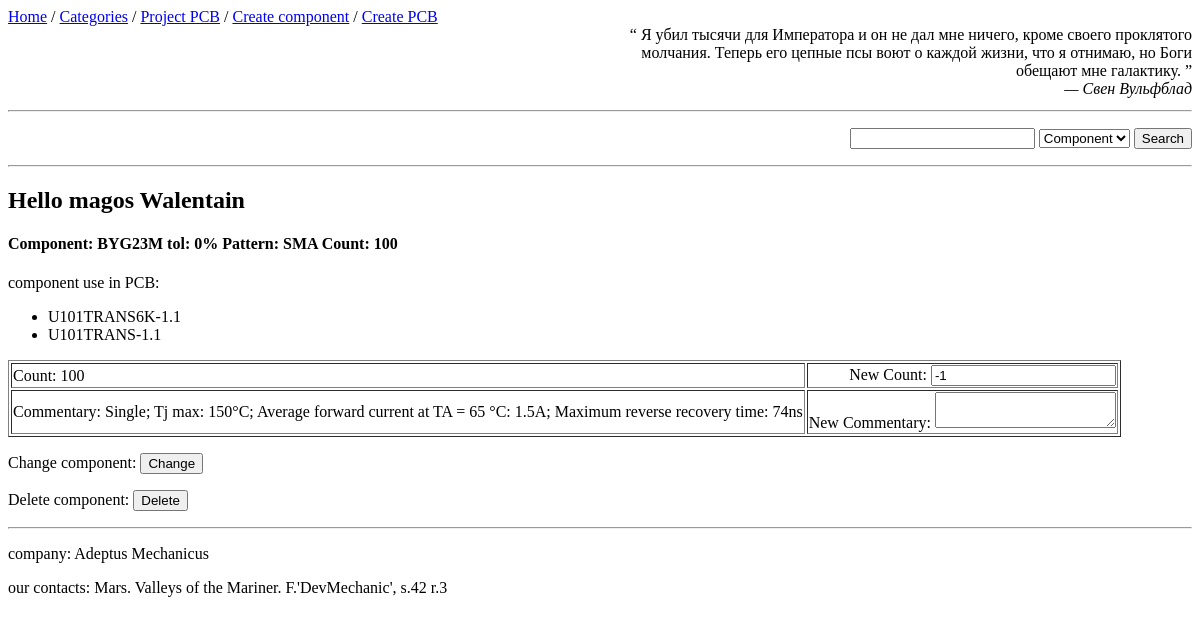
Page /change/5 on the earlier database version.
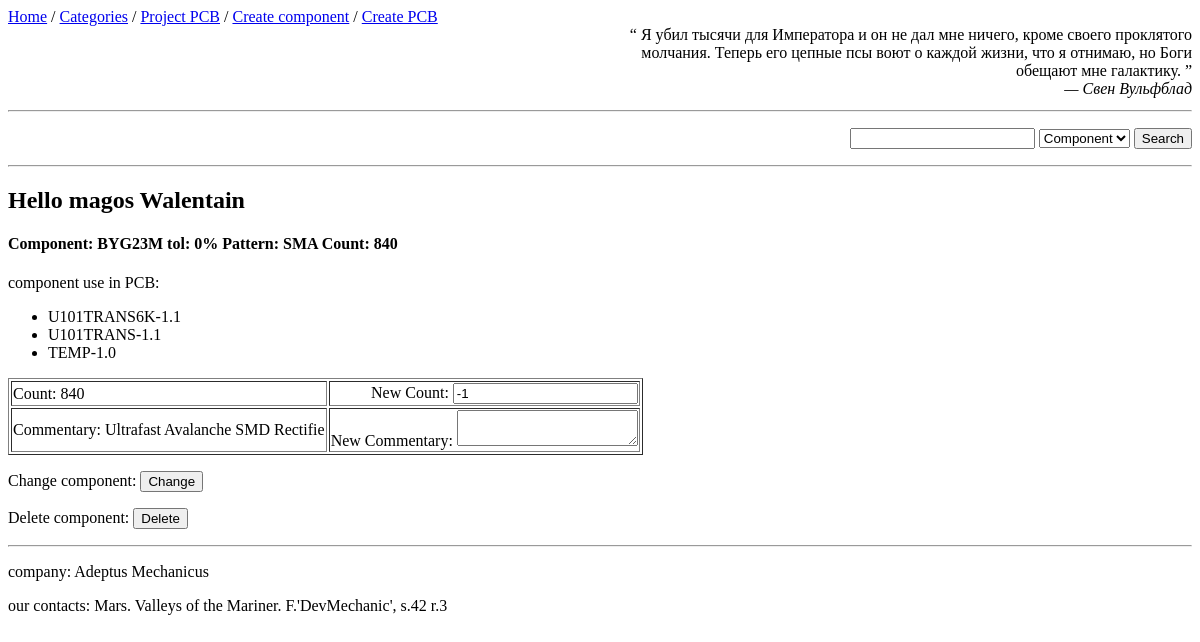
Same page on the later database version.
### app_comp/models.py (models this page shows, shortened)
class Component(db.Model):
    __tablename__ = 'components'
    id = db.Column(db.Integer, primary_key=True)
    value = db.Column(db.String(128), index=True, nullable=False)
    tolerance = db.Column(db.Float, default=None)   # %
    voltage = db.Column(db.Integer, default=None)  # V
    power = db.Column(db.Float, default=None)   # W
    count = db.Column(db.Integer, default=0)
    comment = db.Column(db.Text)
    category_name = db.Column(db.String(128), db.ForeignKey("categories.name"))
    pattern_name = db.Column(db.String(128), db.ForeignKey("patterns.name"))
    pcboards = db.relationship("AssociatedCompPcb",
                               back_populates='component')
    def __str__(self):
        return f'Component: {self.value} tol: {self.tolerance}%\nPattern: {self.pattern_name}\nCount: {self.count}'

class AssociatedCompPcb(db.Model):
    __tablename__ = 'component_pcb'
    pcb_id = db.Column(db.Integer, db.ForeignKey('PCB.id'), primary_key=True)
    comp_id = db.Column(db.Integer, db.ForeignKey('components.id'), primary_key=True)
    comp_count = db.Column(db.Integer)
    component = db.relationship('Component', back_populates='pcboards')
    pcb = db.relationship('PCBoard', back_populates='components')

class PCBoard(db.Model):
    __tablename__ = 'PCB'
    id = db.Column(db.Integer, primary_key=True)
    name = db.Column(db.String(128), nullable=False)
    version = db.Column(db.Float, default=0.0)
    count_boards = db.Column(db.Integer, default=1)
    comment = db.Column(db.Text)
    components = db.relationship("AssociatedCompPcb",
                                 back_populates='pcb',
                                 cascade='all, delete')

### app_comp/views.py (the view, shortened to what this page needs)
@app.route('/change/<string:id_component>', methods=['get', 'post'])
def change_component(id_component: object):
    compt = crud.read_element_on_id(Component, id_component)
    form_ch = ChangeComponentForm()
    return render_template("change/component.html",
                           title='change component',
                           component=compt,
                           form=form_ch)

### app_comp/forms.py
class SearchForm(FlaskForm):
    value = StringField("Serach value:", validators=[DataRequired()])
    type_search = SelectField("type", choices=['Component', 'PCBoard', 'Pattern'],
                              validators=[DataRequired()],
                              default='Component')
    search = SubmitField('Search')

class ChangeComponentForm(FlaskForm):
    count = IntegerField("New Count:", default=-1)
    comment = TextAreaField("New Commentary:", default=None)
    submit_change = SubmitField('Change')
    submit_delete = SubmitField('Delete')

### app_comp/tools/database_tools.py (called while the page is built)
    def read_element_on_id(self, table, id_elem):
        return self.db.session.query(table).get(id_elem)

### app_comp/tools/quotes.py (called while the page is built)
def get_json_data(path_):
    with open(path_, 'r') as json_object:
        json_data = json.load(json_object)
    return json_data

def random_quote(path=path_to_json):
    quotes = get_json_data(path)
    return random.choice(quotes)

### app_comp/views.py (called while the page is built)
@app.before_request
def base():
    g.form_search = SearchForm()
    temp_bd['quote'] = random_quote()
    temp_bd['user'] = 'magos Walentain'
    g.bd = temp_bd

### app_comp/templates/change/component.html (shortened to what this page needs)
{% extends 'base.html' %}
{% block content %}
{% if component %}
    <h4>{{component.__str__()}}</h4>
<div>
    <p>component use in PCB: </p>
    <ul>
    {% for p in component.pcboards %}
        <li>{{p.pcb.name}}-{{p.pcb.version}}</li>
    {%endfor%}
    </ul>
</div>
<form name={{title}} action ="" method="POST">
<table border="1px" >
    <tr>
        <td>Count: {{component.count}}</td>
        <td align="right">{{form.count.label}} {{form.count}}</td>
    </tr>
    <tr>
        <td>Commentary: {{ component.comment }}</td>
        <td align="right">{{ form.comment.label }} {{ form.comment }}</td>
    </tr>
</table>
    <p>Change component: {{ form.submit_change }}</p>
    <p>Delete component: {{ form.submit_delete }}</p>
</form>
{%else%}
<p>That`s component not exist </p>
    <figure class="centred" >
        <img width="50%" src="../static/images/omnissiah.jpg" alt="Omnissiah">
        <figcaption>Ommnissiah with Me!</figcaption>
    </figure>
{%endif%}
{% endblock %}

### app_comp/templates/base.html (shortened to what this page needs)
<!DOCTYPE html>
<html lang="en">
    <head>
        <link rel="stylesheet" href="/static/style.css" >
    </head>
    <header>
        {% include "base_part/navigation.html" %}
        {% include "base_part/rand_quotes.html" %}<hr>
        {% if g.form_search %}
            {% include "base_part/block_search.html" %}<hr>
        {% endif %}
    </header>
    <body>
        <h2>Hello {{g.bd.user}}</h2>
        {% block content %}
        {% endblock %}
    </body>
    <footer>
        <hr>
        <p>company: {{g.bd.company}}</p>
        <div>our contacts: {{g.bd.contacts}}</div>
	</footer>
</html>

### app_comp/templates/base_part/navigation.html
<nav>
    <a href="{{ url_for('index') }}">Home</a> /
    <a href="{{ url_for('categories', type_category='menu') }}">Categories</a> /
    <a href="{{ url_for('list_pcb', pcb_name='pcb', pcb_version=1.0) }}">Project PCB</a> /
    <a href="{{ url_for('create_component') }}">Create component</a> /
    <a href="{{ url_for('create_pcb') }}">Create PCB</a>
</nav>

### app_comp/templates/base_part/rand_quotes.html (shortened to what this page needs)
{% if g.bd.quote %}
<div class=main>
    <div class=right>
        <q> {{g.bd.quote[0]}} </q><br>
        <cite> {{g.bd.quote[1]}} </cite>
    </div>
</div>
{% else %}
<p align="right">
    Well, and what you want?
</p>
{% endif %}

### app_comp/templates/base_part/block_search.html
<div align=right>
    <form name='block_search' action ="{{ url_for('search_element') }}" method="POST">
        <p>{{ g.form_search.hidden_tag() }}
        {{ g.form_search.value()}} {{g.form_search.type_search()}}
        {{ g.form_search.search() }}</p>
    </form>
</div>

### app_comp/static/style.css (style rules this page uses)
.main { display: inline-block; width:100%; }
.right { width:50%; float: right; text-align: right; }

Differences in the rows shown:
changed Component: __str__ "Component: BYG23M tol: 0% Pattern: SMA Count: 100" → "Component: BYG23M tol: 0% Pattern: SMA Count: 840"; count "100" → "840"; comment "Single; Tj max: 150°C; Average forward current at TA = 65 °C: 1.5A; Maximum reverse recovery time: 74ns" → "Ultrafast Avalanche SMD Rectifie"
added AssociatedCompPcb: pcb.name "TEMP", pcb.version "1.0"
